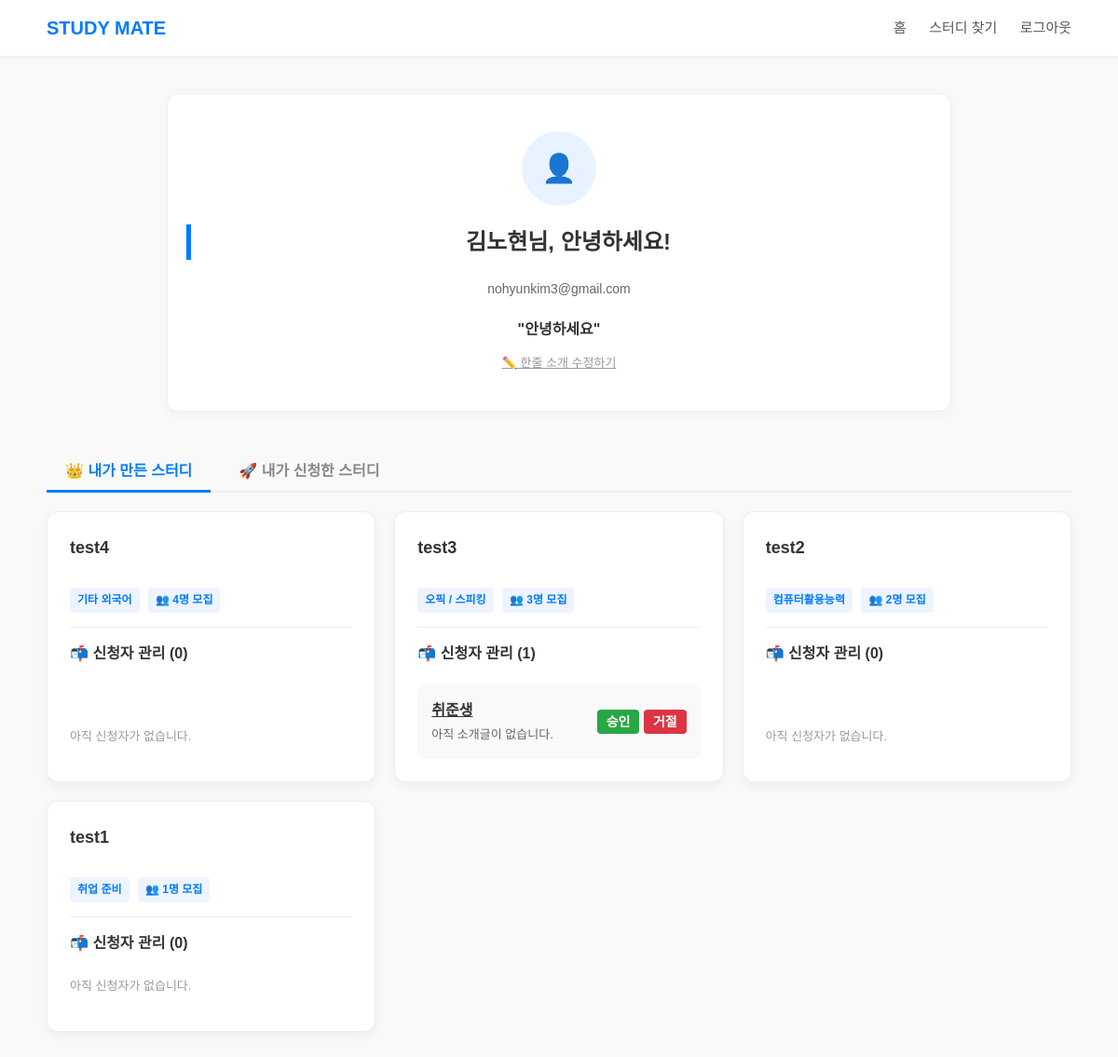
The page /mypage (signed in) on the database its author committed.
### models.py (models this page shows, shortened)
class User(db.Model):   # 회원장부
    __tablename__ = 'user'
    id = db.Column(db.Integer, primary_key=True)
    userid = db.Column(db.String(50), unique=True, nullable=False)  # 아이디
    password = db.Column(db.String(200), nullable=False)            # 비밀번호
    nickname = db.Column(db.String(50), nullable=False)             # 닉네임
    email = db.Column(db.String(100), unique=True, nullable=False)  # 이메일
    bio = db.Column(db.String(100), nullable=True)

class Study(db.Model):
    __tablename__ = 'study'
    id = db.Column(db.Integer, primary_key=True)
    title = db.Column(db.String(200), nullable=False)    # 제목
    category = db.Column(db.String(50), nullable=False)  # 카테고리
    member_count = db.Column(db.Integer, nullable=False) # 모집인원
    content = db.Column(db.Text, nullable=False)         # 상세내용
    date = db.Column(db.DateTime, default=get_kst_now)   # 작성시간(한국시간)
    writer = db.Column(db.String(50), nullable=False)
    chat_link = db.Column(db.String(300), nullable=True)

class Enrollment(db.Model):
    __tablename__ = 'enrollment'
    id = db.Column(db.Integer, primary_key=True)
    user_id = db.Column(db.Integer, db.ForeignKey('user.id'), nullable=False)
    user = db.relationship('User', backref='enrollments')
    study_id = db.Column(db.Integer, db.ForeignKey('study.id'), nullable=False)
    study = db.relationship('Study', backref='enrollments')
    status = db.Column(db.Integer, default=0)
    date = db.Column(db.DateTime, default=get_kst_now)

### app.py (the view)
@app.route('/mypage')
def mypage():
    if 'user_id' not in session:
        return redirect(url_for('login'))
    user = User.query.filter_by(userid=session['user_id']).first()
    my_studies = Study.query.filter_by(writer=user.nickname).order_by(Study.date.desc()).all()
    my_enrollments = Enrollment.query.filter_by(user_id=user.id).order_by(Enrollment.date.desc()).all()
    return render_template('mypage.html',
                            user=user,
                            my_studies=my_studies,
                            my_enrollments=my_enrollments)

### templates/mypage.html (shortened to what this page needs)
<!DOCTYPE html>
<html lang="ko">
<head>
    <link rel="stylesheet" href="{{ url_for('static', filename='css/style.css') }}">
</head>
<body>
<header>
    <div class="nav-container">
        <a href="{{ url_for('index') }}" class="logo">STUDY MATE</a>
        <nav class="nav-menu">
            <a href="{{ url_for('index') }}">홈</a>
            <a href="{{ url_for('study') }}">스터디 찾기</a>
            <a href="{{ url_for('logout') }}">로그아웃</a>
        </nav>
    </div>
</header>
<main>
    <section class="profile-section">
        <div class="profile-icon">👤</div>
        <h2>{{ user.nickname }}님, 안녕하세요!</h2>
        <p style="color:#666; font-size:14px; margin-bottom:20px;">{{ user.email }}</p>
        <div id="bio-display">
            <div class="bio-text">
                {% if user.bio %}
                    "{{ user.bio }}"
                {% else %}
                    <span style="color:#aaa;">아직 한줄 소개가 없습니다. 작성해보세요! 👇</span>
                {% endif %}
            </div>
            <button onclick="toggleBioEdit()" class="small-text-btn">✏️ 한줄 소개 수정하기</button>
        </div>
    </section>
    <div class="tab-menu">
        <button class="tab-btn active" onclick="openTab('host')">👑 내가 만든 스터디</button>
        <button class="tab-btn" onclick="openTab('guest')">🚀 내가 신청한 스터디</button>
    </div>
    <div id="host" class="tab-content active">
        <div class="study-list">
            {% for study in my_studies %}
            <div class="card">
                <div>
                    <h3>{{ study.title }}</h3>
                    <span class="tag">{{ study.category }}</span>
                    <span class="tag">👥 {{ study.member_count }}명 모집</span>
                    <hr style="margin: 15px 0; border:0; border-top:1px solid #eee;">
                    <h4 style="margin: 10px 0;">📬 신청자 관리 ({{ study.enrollments|length }})</h4>
                </div>
                <div>
                    {% if study.enrollments|length == 0 %}
                        <p style="font-size:13px; color:#999;">아직 신청자가 없습니다.</p>
                    {% else %}
                        {% for enroll in study.enrollments %}
                            <div class="applicant-item">
                                <div class="applicant-info">
                                    <a href="{{ url_for('profile', nickname=enroll.user.nickname) }}">
                                        {{ enroll.user.nickname }}
                                    </a>
                                    <div class="applicant-bio">
                                        {{ enroll.user.bio if enroll.user.bio else "아직 소개글이 없습니다." }}
                                    </div>
                                </div>
                                <div class="applicant-actions">
                                    {% if enroll.status == 0 %}
                                        <a href="{{ url_for('enrollment_action', enrollment_id=enroll.id, action='accept') }}"
                                           class="small-btn" style="background:#28a745; color:white; text-decoration:none; padding:5px 10px; border-radius:4px;">승인</a>
                                        <a href="{{ url_for('enrollment_action', enrollment_id=enroll.id, action='reject') }}"
                                           class="small-btn" style="background:#dc3545; color:white; text-decoration:none; padding:5px 10px; border-radius:4px;">거절</a>
                                    {% elif enroll.status == 1 %}
                                        <span class="status-badge status-1">승인됨</span>
                                    {% else %}
                                        <span class="status-badge status-2">거절됨</span>
                                    {% endif %}
                                </div>
                            </div>
                        {% endfor %}
                    {% endif %}
                </div>
            </div>
            {% endfor %}
        </div>
    </div>
</main>
</body>
</html>

### static/css/style.css (style rules this page uses)
body { font-family: 'Noto Sans KR', sans-serif; margin: 0; padding: 0; line-height: 1.6; color: #333; background-color: #f9f9f9; }
a { text-decoration: none; color:inherit; }
header { background-color: white; box-shadow: 0 2px 4px rgba(0, 0, 0, 0.05); position: sticky; top: 0; z-index: 1000; }
.nav-container { max-width: 1100px; margin: 0 auto; padding: 0 20px; height: 60px; display: flex; justify-content: space-between; align-items: center; }
.logo { font-size: 20px; font-weight: bold; color: #007bff; }
.nav-menu > a { color: #555; margin-left: 20px; font-size: 15px; transition: color 0.3s; }
main { max-width: 1100px; margin: 40px auto; padding: 0 20px; }
section { margin-bottom: 60px; }
h2 { border-left: 5px solid #007bff; padding-left: 15px; font-size: 24px; margin-bottom: 20px; }
.study-list { display: flex; gap: 20px; flex-wrap: wrap; }
.card { flex: 1; min-width: 280px; background: white; border: 1px solid #eee; padding: 24px; border-radius: 12px; box-shadow: 0 4px 12px rgba(0, 0, 0, 0.05); transition: transform 0.2s, box-shadow 0.2s; }
.card h3 { margin-top: 0; font-size: 18px; }
.tag { display: inline-block; background: #eef4ff; color:#007bff; padding: 4px 8px; border-radius: 4px; font-size: 12px; font-weight: bold; margin-top: 10px; margin-right: 5px; }
.small-btn { width: 100px; padding: 12px; background-color: #6c757d; color: white; border: none; border-radius: 6px; font-size: 14px; font-weight: bold; cursor: pointer; transition: background 0.3s; }
.small-text-btn { background: none; border: none; color: #888; cursor: pointer; font-size: 12px; padding: 0 5px; }
.profile-section, .profile-header { background: white; padding: 40px 20px; border-radius: 12px; border: 1px solid #eee; margin-bottom: 40px; text-align: center; max-width: 800px; margin-left: auto; margin-right: auto; box-shadow: 0 4px 12px rgba(0,0,0,0.03); }
.profile-icon, .user-avatar { width: 80px; height: 80px; background: #e8f3ff; color: #007bff; border-radius: 50%; display: flex; align-items: center; justify-content: center; font-size: 30px; margin: 0 auto 15px; }
.bio-text, .user-bio { font-size: 16px; font-weight: bold; color: #333; margin-bottom: 8px; word-break: keep-all; line-height: 1.5; }
.small-text-btn { background: none; border: none; color: #999; cursor: pointer; font-size: 13px; text-decoration: underline; margin-top: 5px; }
.tab-menu { display: flex; gap: 10px; margin-bottom: 20px; border-bottom: 2px solid #eee; }
.tab-btn { padding: 10px 20px; background: none; border: none; font-size: 16px; font-weight: bold; color: #888; cursor: pointer; border-bottom: 3px solid transparent; margin-bottom: -2px; }
.tab-btn.active { color: #007bff; border-bottom-color: #007bff; }
.tab-content { display: none; }
.tab-content.active { display: block; }
.applicant-item { display: flex; justify-content: space-between; align-items: center; background: #f9f9f9; padding: 15px; border-radius: 8px; margin-top: 10px; }
.applicant-info a { font-weight: bold; color: #333; text-decoration: underline; }
.applicant-bio { font-size: 13px; color: #666; margin-top: 4px; }
.study-list { display: grid; grid-template-columns: repeat(3, 1fr); gap: 20px; }
.card { width: 100%; height: 100%; box-sizing: border-box; display: flex; flex-direction: column; justify-content: space-between; }

### rows shown on the page
User: nickname "김노현", email "nohyunkim3@gmail.com", bio "안녕하세요"
Study: title "test4", category "기타 외국어", member_count "4", enrollments|length "0", shows "아직 신청자가 없습니다."
Study: title "test3", category "오픽 / 스피킹", member_count "3", enrollments|length "1"
Enrollment: user.nickname "취준생", user "아직 소개글이 없습니다."
Study: title "test2", category "컴퓨터활용능력", member_count "2", enrollments|length "0", shows "아직 신청자가 없습니다."
Study: title "test1", category "취업 준비", member_count "1", enrollments|length "0", shows "아직 신청자가 없습니다."
